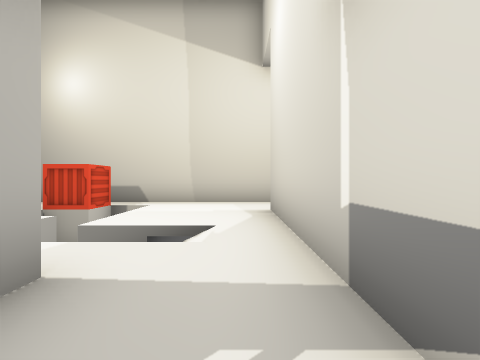
[1] (above)

20 first-person views from a walk through a scene from a Unity 3-D project. The camera is 1.3 m above the floor, looks level and sees 85° across. The floor is counted in squares, 2 m on a side. Each view is taken from the middle of a square. On the plan, view 1 faces up. The plan holds only what a view shows up to about 9 squares ahead; the rest is blank. The place goes on beyond the plan. The player is left out. Some animated figures are left out. Door leaves are left out, so doorways stand open.

[2]
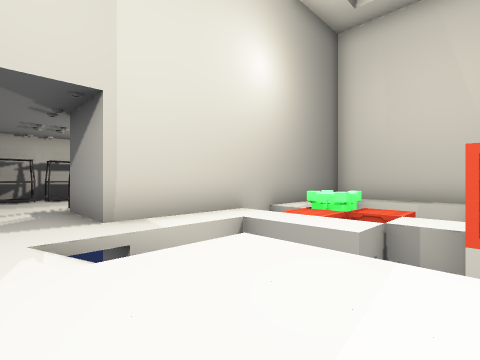

[3]
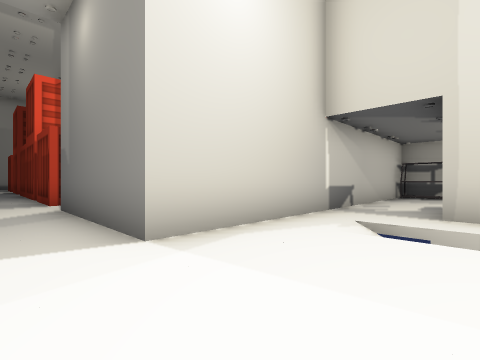

[4]
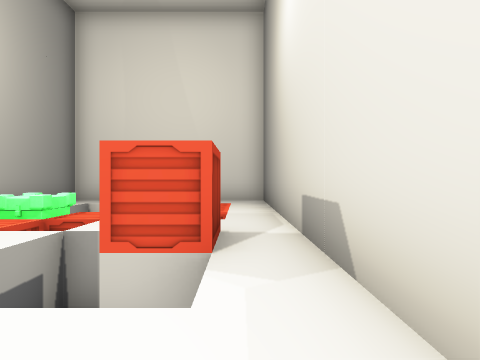

[5]
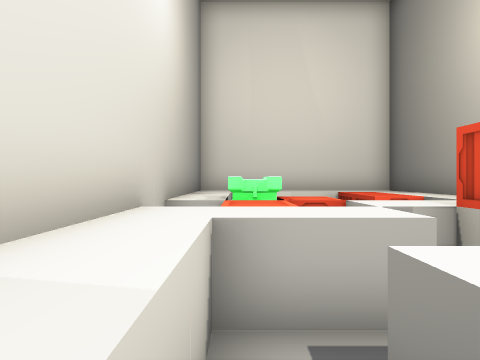

[6]
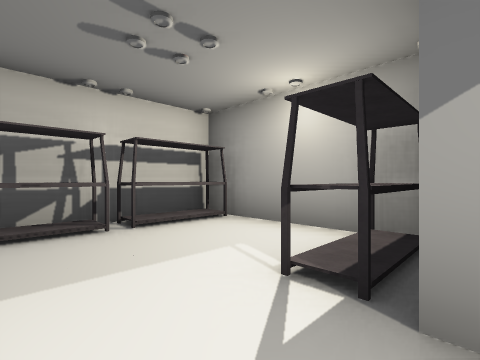

[7]
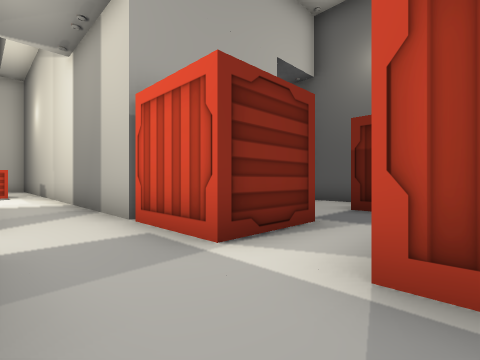

[8]
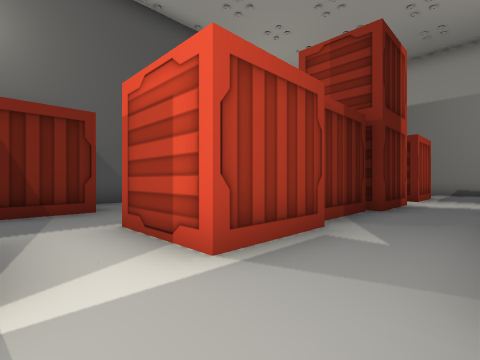

[9]
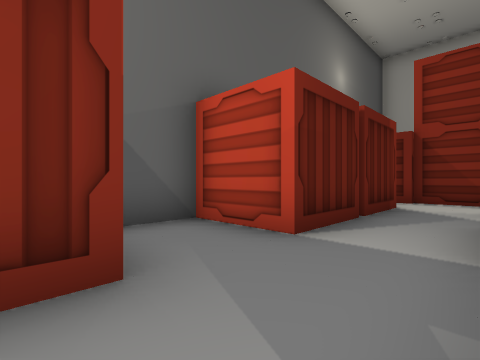

[10]
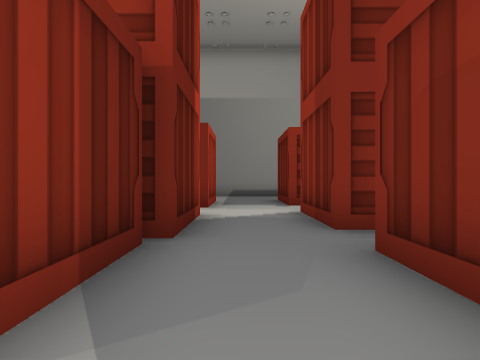

[11]
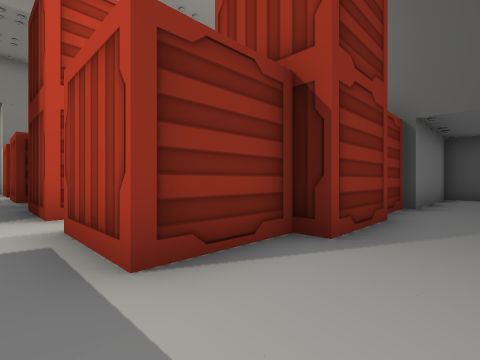

[12]
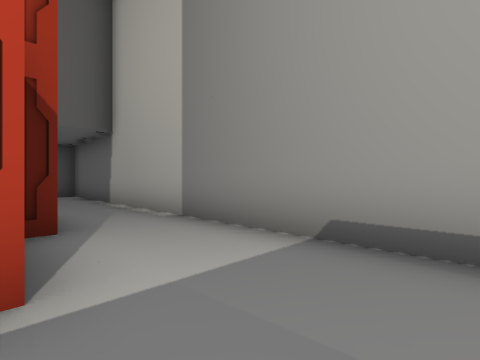

[13]
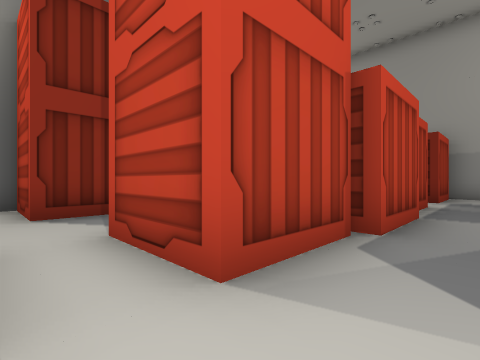

[14]
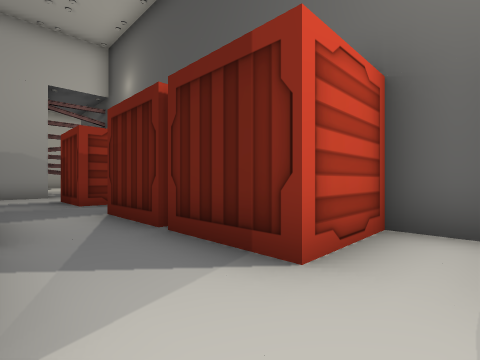

[15]
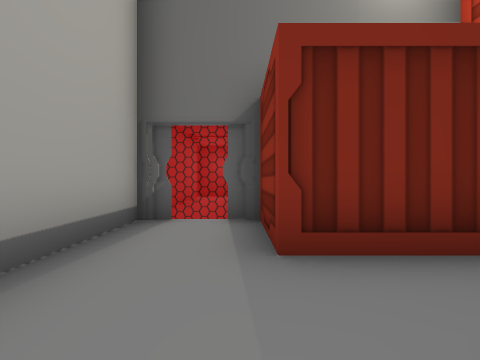

[16]
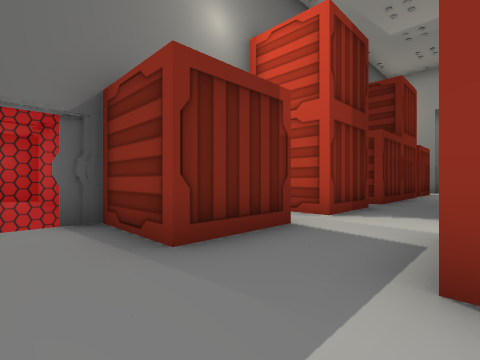

[17]
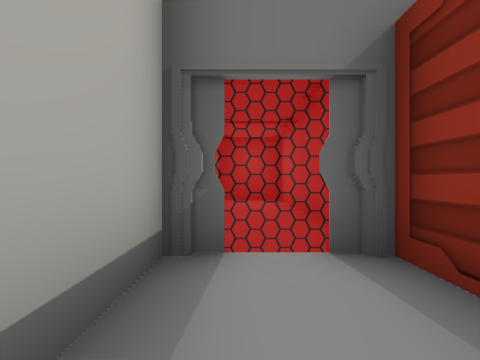

[18]
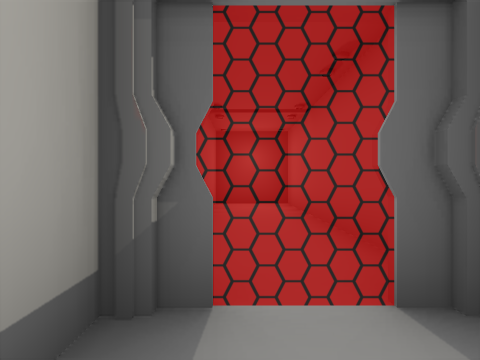

[19]
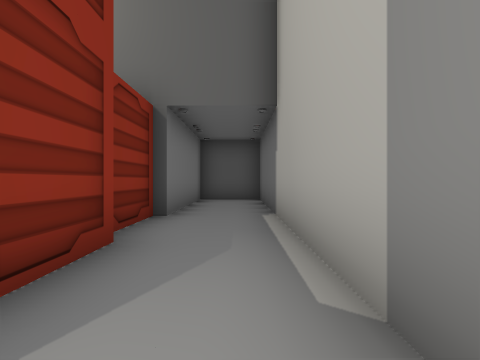

[20]
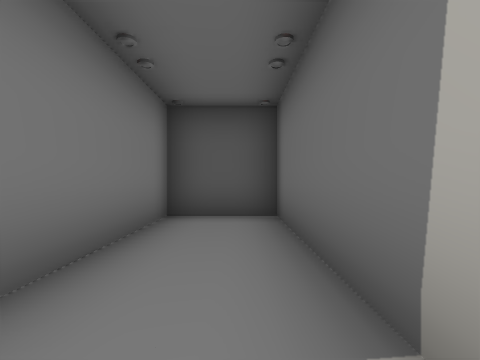

### Floor plan
Ten units are one square. View 1 is at (0, 0); x grows to the right and y downward. Boxes are objects, and circles mark ways between rooms. Rooms are numbered by the first view taken in them; rooms with no view inside come last. Other rooms are left out.
<svg viewBox="-98 -183 310 230">
<path fill="none" stroke="#000" d="M-15 5 -15 11M-33 6 -33 42 -1 42M-12 35 2 35M7 30 7 -20M-13 -18 -13 2M-32 35 -14 35M7 -20 7 -57 48 -57M46 -78 -93 -78 -93 -18 -13 -18M108 -138 92 -138M159 -138 149 -138M186 -38 194 -38M59 -138 46 -138M47 -115 47 -98M201 -38 207 -38 207 -161M187 -161 187 -138M207 -161 207 -178 187 -178 187 -161M187 -28 187 0M207 0 207 -20M187 0 187 22 207 22 207 0"/>
<rect x="-65" y="-45" width="20" height="20" fill="#bbb"><title>other object</title></rect>
<rect x="-45" y="-65" width="10" height="10" fill="#bbb"><title>block</title></rect>
<rect x="-35" y="-55" width="10" height="10" fill="#bbb"><title>block</title></rect>
<rect x="45" y="-95" width="30" height="20" fill="#bbb"><title>crate</title></rect>
<rect x="55" y="-55" width="20" height="10" fill="#bbb"><title>crate</title></rect>
<rect x="65" y="-135" width="20" height="20" fill="#bbb"><title>crate</title></rect>
<rect x="75" y="-55" width="10" height="10" fill="#bbb"><title>crate</title></rect>
<rect x="85" y="-55" width="10" height="20" fill="#bbb"><title>crate</title></rect>
<rect x="85" y="-95" width="20" height="20" fill="#bbb"><title>crate</title></rect>
<rect x="95" y="-45" width="10" height="10" fill="#bbb"><title>crate</title></rect>
<rect x="95" y="-55" width="30" height="10" fill="#bbb"><title>crate</title></rect>
<rect x="105" y="-85" width="20" height="10" fill="#bbb"><title>crate</title></rect>
<rect x="105" y="-105" width="20" height="10" fill="#bbb"><title>crate</title></rect>
<rect x="105" y="-135" width="20" height="20" fill="#bbb"><title>crate</title></rect>
<rect x="125" y="-95" width="30" height="20" fill="#bbb"><title>crate</title></rect>
<rect x="125" y="-135" width="30" height="20" fill="#bbb"><title>crate</title></rect>
<rect x="135" y="-55" width="10" height="20" fill="#bbb"><title>crate</title></rect>
<rect x="135" y="-95" width="10" height="10" fill="#bbb"><title>crate</title></rect>
<rect x="145" y="-55" width="10" height="20" fill="#bbb"><title>crate</title></rect>
<rect x="165" y="-55" width="20" height="20" fill="#bbb"><title>crate</title></rect>
<rect x="165" y="-95" width="20" height="20" fill="#bbb"><title>crate</title></rect>
<rect x="165" y="-115" width="20" height="20" fill="#bbb"><title>crate</title></rect>
<rect x="165" y="-135" width="20" height="20" fill="#bbb"><title>crate</title></rect>
<circle cx="-5" cy="-20" r="3" fill="#2a7"/>
<circle cx="40" cy="-65" r="3" fill="#2a7"/>
<circle cx="195" cy="-160" r="3" fill="#2a7"/>
<circle cx="195" cy="0" r="3" fill="#2a7"/>
<text x="-10" y="10">1</text>
<text x="-40" y="-50">2</text>
<text x="130" y="-90">3</text>
<text x="190" y="-170">4</text>
<text x="200" y="-20">5</text>
<text x="200" y="10">6</text>
</svg>
Room 1 opens to room 2. Room 2 opens to room 3. Room 3 opens to room 4. Room 5 opens to room 6.

Where each view was taken, in squares from view 1:
view 1: 0 up, 0 right, facing up
view 2: 6 up, 0 right, facing down-left
view 3: 7 up, 2 left, facing down-right
view 4: 7 up, 1 left, facing left
view 5: 3 up, 1 left, facing left
view 6: 0 up, 0 right, facing down-left
view 7: 6 up, 9 right, facing up-left
view 8: 6 up, 7 right, facing up-right
view 9: 10 up, 8 right, facing up-right
view 10: 7 up, 10 right, facing right
view 11: 7 up, 20 right, facing up-left
view 12: 6 up, 18 right, facing up-right
view 13: 11 up, 16 right, facing down-left
view 14: 10 up, 16 right, facing up-left
view 15: 8 up, 19 right, facing down
view 16: 8 up, 20 right, facing down-left
view 17: 6 up, 20 right, facing down
view 18: 5 up, 20 right, facing down
view 19: 9 up, 20 right, facing up
view 20: 13 up, 20 right, facing up
